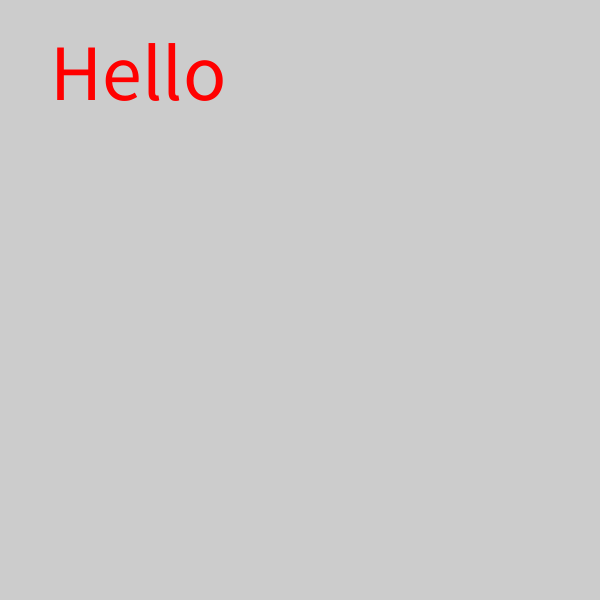
Frame 1 (no input)
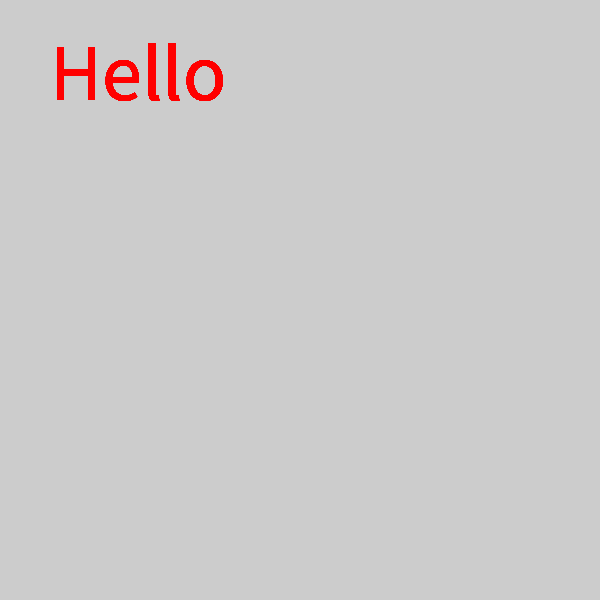
Frame 60 (the mouse pressed at the canvas centre just before this capture)
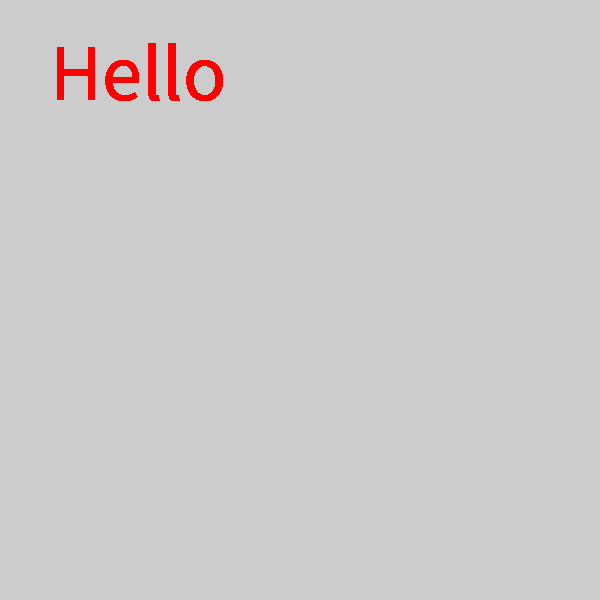
Frame 120 (the mouse held since frame 60 and released just before this capture)

The Processing sketch that drew these frames (run headless with seeded random() and noise(); from frame 60 on, the mouse is pressed at the canvas centre):

// Processing sketch: week10_01_2_void_setup_void_draw
// ── week10_01_2_void_setup_void_draw.pde
void setup(){
  size(600,600);//(3)大窗子
  fill(255,0,0);//(2)第二週教過
  textSize(80);//(4)放大字
}
void draw(){
  text("Hello",50,100);//(1)一開始字的fill填充色彩 白
}
